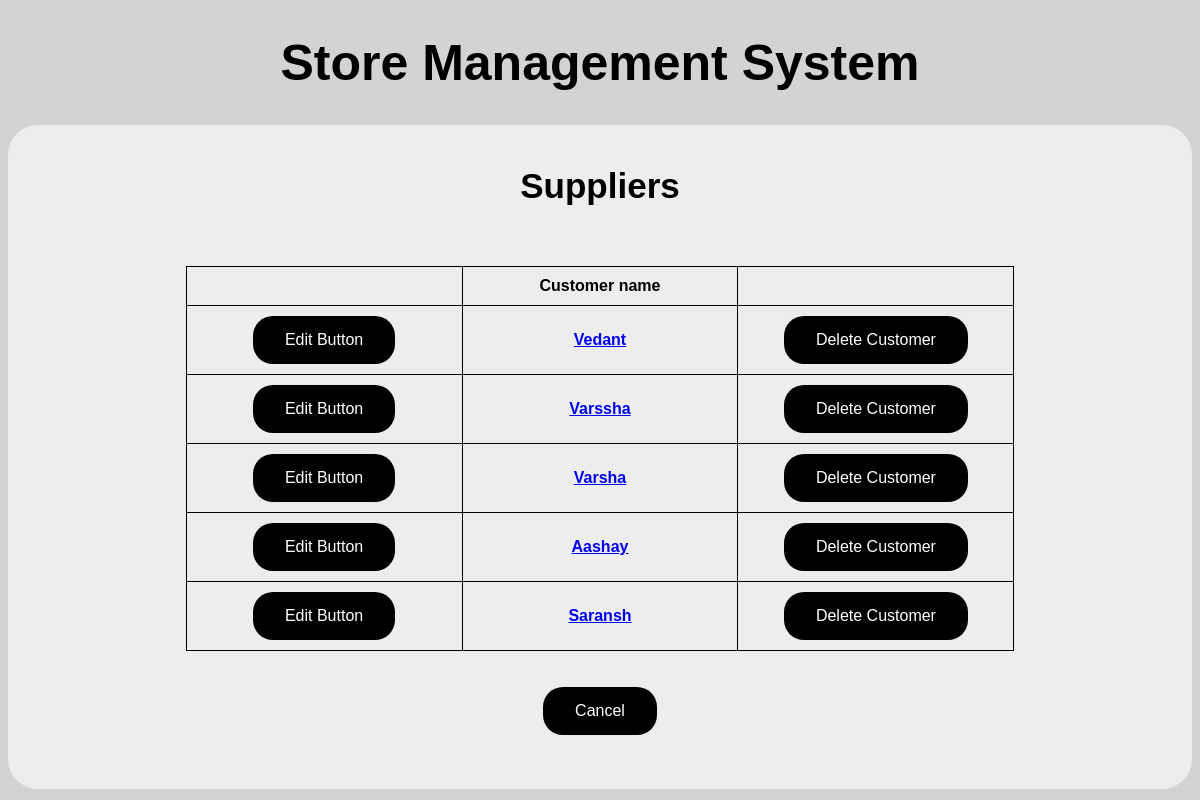
The app's page /show_cust with its own data.
### storedb/models.py (models this page shows, shortened)
class Customer(models.Model):
    cust_name = models.CharField(max_length=20)
    inv_no = models.IntegerField(default=0)
    ph1 = models.CharField(max_length= 14, default= "")
    ph2 = models.CharField(max_length=14, default= "")
    address = models.CharField(max_length=100, default= "")
    remarks = models.CharField(max_length=100, default= "")

### storedb/views.py (the view)
# urls.py: path('show_cust', views.show_cust, name='show_cust'),
def show_cust(request):
    cust_list = Customer.objects.all()
    return render(request, 'showcust.html', {'cust_list':cust_list})

### storedb/templates/showcust.html (shortened to what this page needs)
{% extends "base.html" %}
{% block content %}
<center><h1 style="font-size: 35px">Suppliers</center>
<center><br><br>
<table>
        <tr>
            <td></td>
            <td>Customer name</td>
            <td></td>
        </tr>
        {% for cust in cust_list %}
        <tr>
            <td><form action="edit_customer/{{cust.id}}" method="post">
                {% csrf_token %}<button>Edit Button</button></form></td>
            <td>  <a href="customer/{{cust.cust_name}}">{{cust.cust_name}}</a></td>
            <td><form action="deletecust/{{cust.id}}" method="post">
                {% csrf_token %}<button>Delete Customer</button></td>
        </tr>
        {% endfor %}
    </table><br><br>
<form action="cancel" method="post">
            <button type="submit">Cancel</button>
    </form><br></center><br><br>
{% endblock content %}

### storedb/templates/base.html (style rules this page uses)
html { background: #D3D3D3 ; font-family: Verdana, sans-serif; }
table, th, td { table-layout: fixed; border: 1px solid black; border-collapse: collapse; width: 70%; text-align: center; padding: 10px; }
button { background-color:black; border: medium; border-color: black; color: white; padding: 15px 32px; text-align: center; border-radius: 20px; font-size: 16px; }

### records on screen
Customer: cust_name "Vedant"
Customer: cust_name "Varssha"
Customer: cust_name "Varsha"
Customer: cust_name "Aashay"
Customer: cust_name "Saransh"
